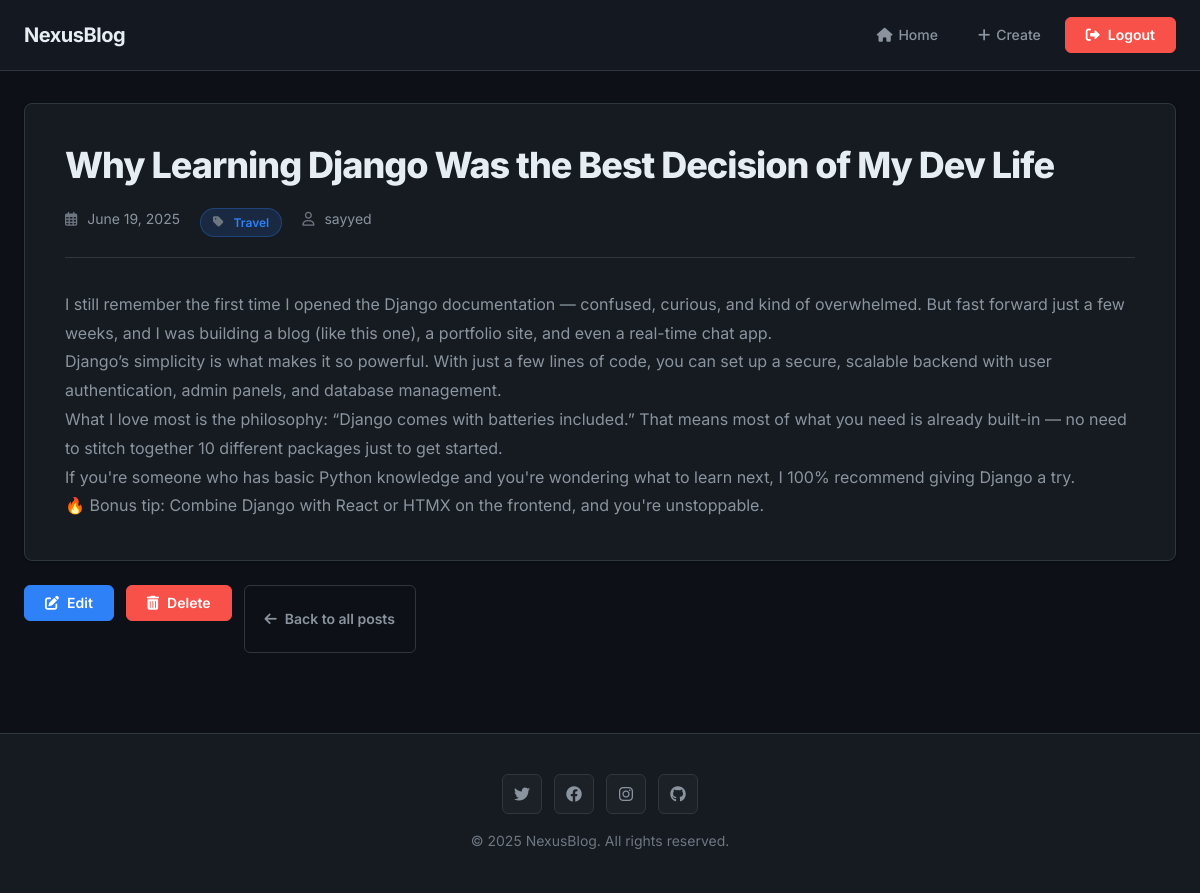
/post/6/ (signed in), run on the app's committed database.
### blog/models.py (models this page shows, shortened)
class Post(models.Model):
    title = models.CharField(max_length=200)
    content = models.TextField()
    created_at = models.DateTimeField(auto_now_add=True)
    category = models.ForeignKey(Category, on_delete=models.CASCADE, null=True, blank=True)
    user = models.ForeignKey(User, on_delete=models.CASCADE,default=1)

class Category(models.Model):
    name = models.CharField(max_length=100)
    def __str__(self):
        return self.name

### blog/views.py (the view)
# urls.py: path('post/<int:pk>/',postDetailView.as_view(),name='post_detail'),
class postDetailView(LoginRequiredMixin,DetailView):
    login_url = 'login'
    model=Post
    template_name = 'post_detail.html'

### templates/post_detail.html (shortened to what this page needs)
{% extends 'base.html' %}
{% block content %}
<article class="post-detail glass">
    <h1 class="post-title">{{ object.title }}</h1>
    <div class="post-meta">
        <span><i class="far fa-calendar-alt"></i> {{ object.created_at|date:"F j, Y" }}</span>
        {% if object.category %}
        <span class="category-badge"><i class="fas fa-tag"></i> {{ object.category }}</span>
        {% endif %}
        <span><i class="far fa-user"></i> {{ user.username }}</span>
    </div>
    <div class="post-content">
        {{ object.content|linebreaks }}
    </div>
</article>
<div class="post-actions mb-4">
{% if object.user == request.user %}
<div class="post-actions mb-4">
    <a href="{% url 'post_edit' object.pk %}" class="btn btn-primary">
        <i class="fas fa-edit"></i> Edit
    </a>
    <a href="{% url 'post_delete' object.pk %}" class="btn btn-danger">
        <i class="fas fa-trash-alt"></i> Delete
    </a>
</div>
{% endif %}
    <a href="{% url 'post_list' %}" class="btn btn-outline">
        <i class="fas fa-arrow-left"></i> Back to all posts
    </a>
</div>
{% endblock %}

### templates/base.html (style rules this page uses)
:root { --bg-primary: #0d1117; --bg-secondary: #161b22; --bg-tertiary: #1c2128; --text-primary: #e6edf3; --text-secondary: #8b949e; --text-tertiary: #6e7681; --accent-primary: #2f81f7; --accent-hover: #4493f8; --border-default: #30363d; --border-muted: #21262d; --success: #3fb950; --danger: #f85149; --warning: #d29922; --shadow-sm: 0 1px 3px rgba(0, 0, 0, 0.3); --shadow-md: 0 4px 12px rgba(0, 0, 0, 0.4); --shadow-lg: 0 8px 24px rgba(0, 0, 0, 0.5); }
* { margin: 0; padding: 0; box-sizing: border-box; }
body { font-family: 'Inter', -apple-system, BlinkMacSystemFont, 'Segoe UI', sans-serif; background: var(--bg-primary); color: var(--text-primary); line-height: 1.6; font-size: 16px; -webkit-font-smoothing: antialiased; -moz-osx-font-smoothing: grayscale; }
.card, .glass { background: var(--bg-secondary); border-radius: 8px; padding: 24px; margin-bottom: 24px; border: 1px solid var(--border-default); box-shadow: var(--shadow-sm); transition: all 0.2s ease; }
.category-badge { background: rgba(47, 129, 247, 0.15); color: var(--accent-primary); padding: 4px 12px; border-radius: 16px; font-size: 12px; font-weight: 600; display: inline-flex; align-items: center; gap: 4px; border: 1px solid rgba(47, 129, 247, 0.3); }
.btn { display: inline-flex; align-items: center; gap: 8px; padding: 10px 20px; border: 1px solid transparent; border-radius: 6px; text-decoration: none; font-weight: 600; font-size: 14px; cursor: pointer; transition: all 0.2s ease; font-family: inherit; line-height: 1; }
.btn i { font-size: 14px; }
.btn-primary { background: var(--accent-primary); color: #ffffff; border-color: var(--accent-primary); }
.btn-danger { background: var(--danger); color: #ffffff; border-color: var(--danger); }
.btn-outline { background: transparent; border-color: var(--border-default); color: var(--text-secondary); }
.post-detail { background: var(--bg-secondary); padding: 40px; border-radius: 8px; border: 1px solid var(--border-default); margin-bottom: 24px; box-shadow: var(--shadow-sm); }
.post-title { font-size: 36px; font-weight: 800; margin-bottom: 20px; color: var(--text-primary); letter-spacing: -1px; line-height: 1.2; }
.post-meta { color: var(--text-secondary); margin-bottom: 32px; padding-bottom: 20px; border-bottom: 1px solid var(--border-default); display: flex; gap: 20px; flex-wrap: wrap; font-size: 14px; }
.post-meta i { color: var(--text-tertiary); margin-right: 6px; }
.post-content { font-size: 16px; line-height: 1.8; color: var(--text-secondary); }
.post-actions { display: flex; gap: 12px; flex-wrap: wrap; }
.mb-4 { margin-bottom: 32px; }
a { color: var(--accent-primary); text-decoration: none; transition: color 0.2s ease; }

### data on the page
Post: title "Why Learning Django Was the Best Decision of My Dev Life", created_at "June 19, 2025", category "Travel", content "I still remember the first time I opened the Django documentation — confused, curious, and kind of overwhelmed. But fast forward just a few weeks, and I was building a blog (like this one), a portfolio site, and even a real-time chat app. Django’s simplicity is what makes it so powerful. With just a few lines of code, you can set up a secure, scalable backend with user authentication, admin panels, and database management. What I love most is the philosophy: “Django comes with batteries included.” That means most of what you need is already built-in — no need to stitch together 10 different packages just to get started. If you're someone who has basic Python knowledge and you're wondering…"

### other printed values
{{ user.username }} "sayyed"
